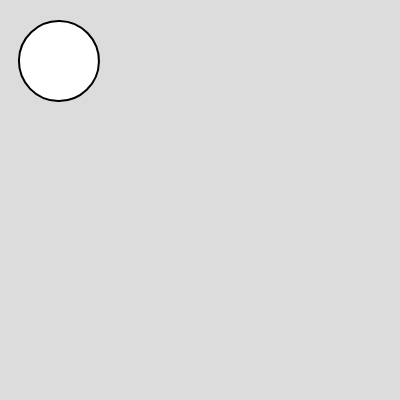
Frame 1 (no input)
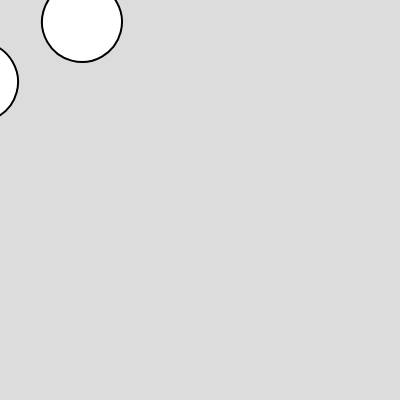
Frame 60 (no input)
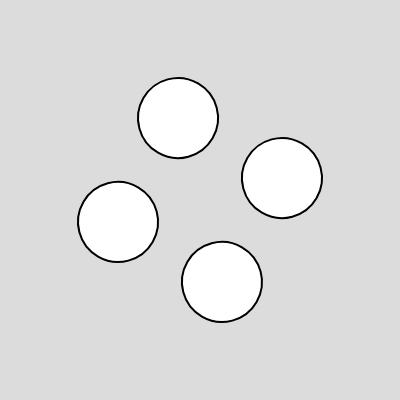
Frame 120 (the mouse pressed at the canvas centre since frame 60)

The p5.js sketch that drew these frames (run headless with seeded random() and noise() and a simulated clock; from frame 60 on, the mouse is pressed at the canvas centre):

// p5.js sketch
// ── sketch.js
function setup() {
  createCanvas(400, 400);
}

function draw() {
  background(220);

  // transformations!
  translate(mouseX, mouseY);
  rotate(radians(frameCount));
  scale(2.0);

  circle(-30, -30, 40);
  circle(30, -30, 40);
  circle(-30, 30, 40);
  circle(30, 30, 40);
}
